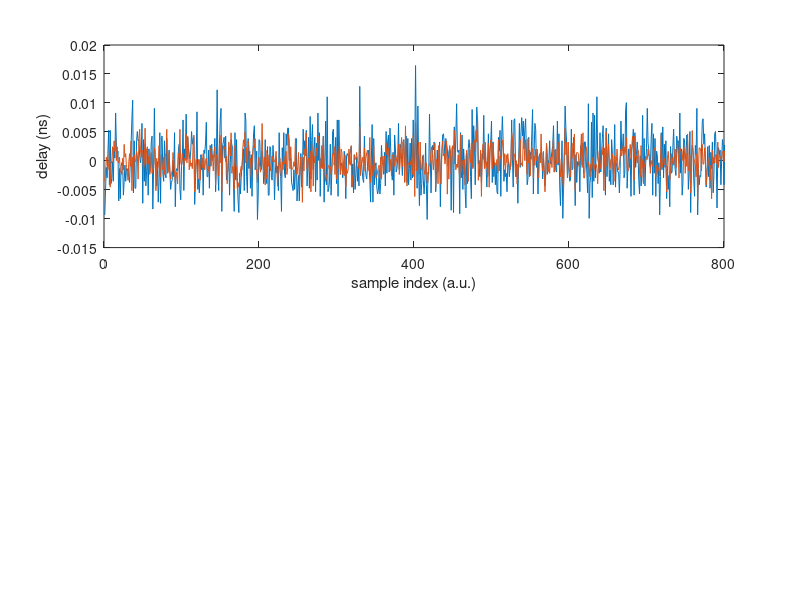

Write MATLAB code to recreate this figure.
% 5 m cable and 2 m cable

meanvalue=(5000/5)/2; % ns
x=load('gnuradio310_xcorr_RS.txt');
k=find(x(:,1)==2);
m1=meanvalue-mean(x(k,2)/5)
std(x(k,2)/5)
subplot(211)
plot((x(k,2)-mean(x(k,2)))/5)

k=find(x(:,1)==1);
m2=meanvalue-mean(x(k,2)/5)
std(x(k,2)/5)
hold on
plot((x(k,2)-mean(x(k,2)))/5)
xlabel('sample index (a.u.)')
ylabel('delay (ns)')
xlim([0 800])
(m1-m2)*.2 % 0.2 m / ns
m1*.2
m2*.2
